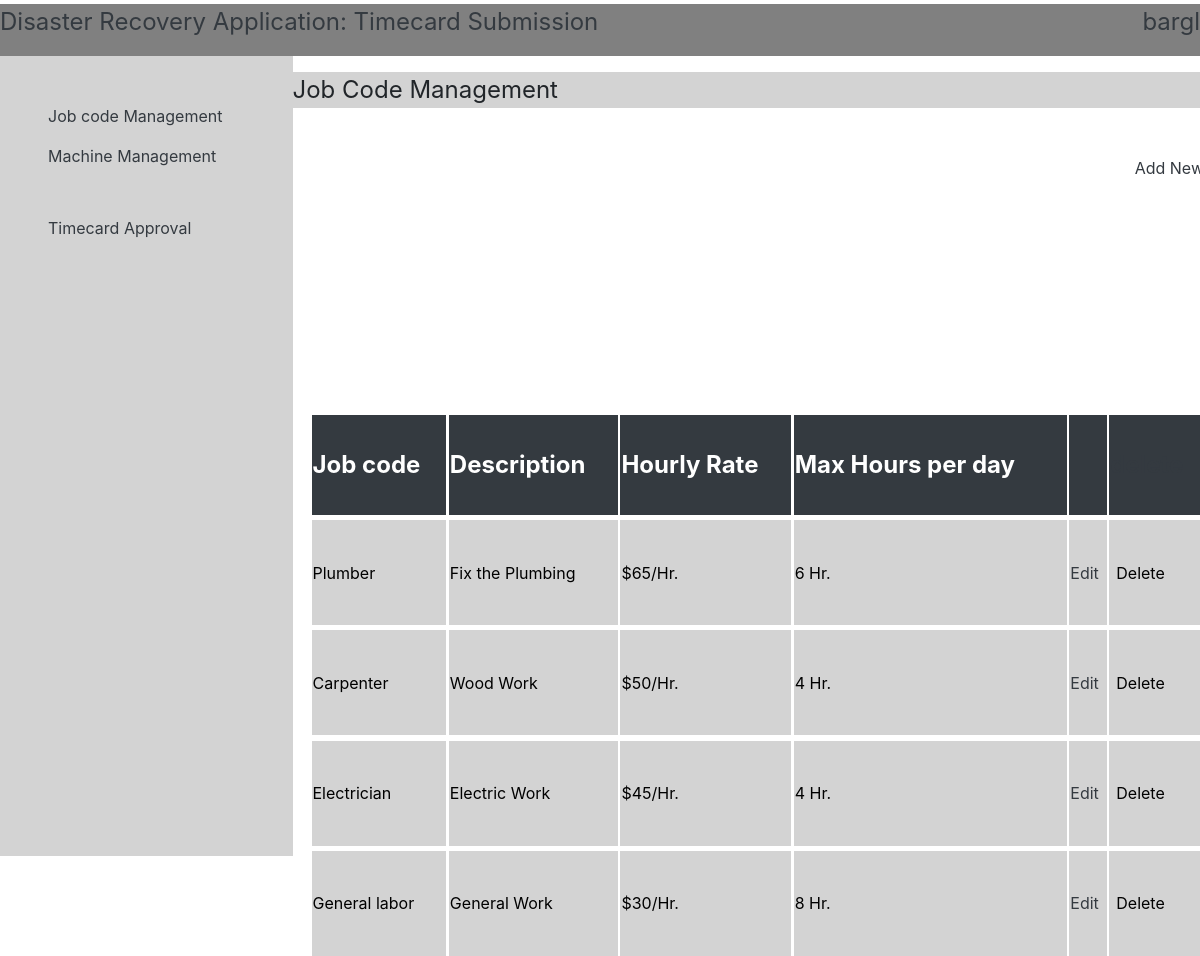
The page /timeclock/jobcode/ (signed in) on the database as committed earlier.
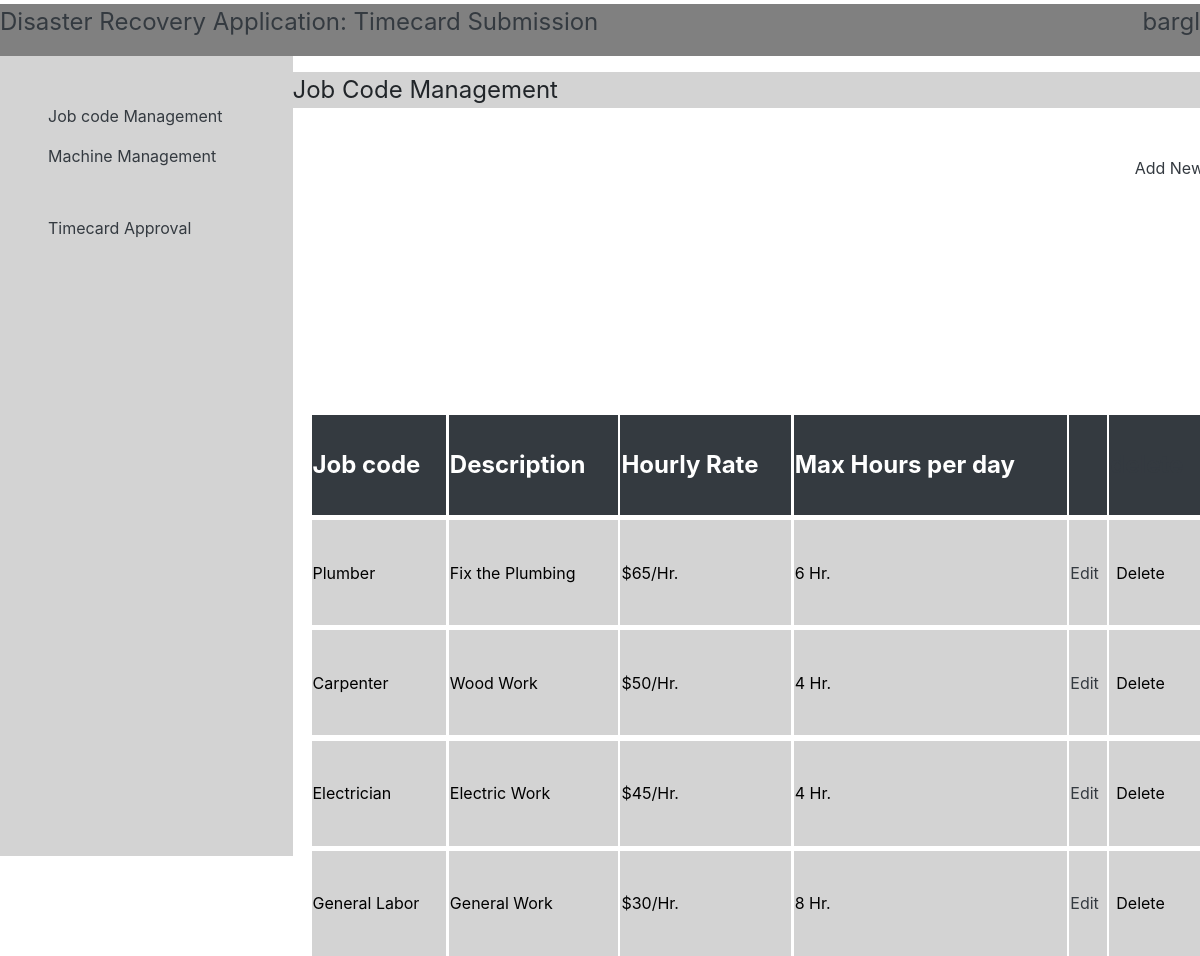
The same page on the database as committed later.
### TimeClock/models.py (models this page shows, shortened)
class JobCode(models.Model):
    jobCode = models.TextField()
    description = models.TextField()
    hourlyRate = models.IntegerField()
    maxHoursPerDay = models.IntegerField()

### TimeClock/views.py (the view)
# urls.py: path('jobcode/',JobCodeView.as_view(),name='Jobcode'),
class JobCodeView(ListView):
    model = JobCode
    template_name = 'job_code.html'
    def get_context_data(self, **kwargs):
        context= super().get_context_data(**kwargs)
        context['now'] = timezone.now()
        return context

### TimeClock/templates/job_code.html (shortened to what this page needs)
{% extends 'index.html' %}
{% block title %}{% if user.username %}Job Code Management{% else %} Please Login {% endif %}{% endblock %}
{% block content %}
{% if perms.auth.Admin %}
<a class='text-dark' href='/timeclock/add/jobcode/' style='width:100%;padding-top:-10px;text-align:right;'>Add New</a>
<table style='width:100%;margin-top:-100px;'>
    <tr class='bg-dark text-white' style='font-size:x-large'>
        <th>Job code</th>
        <th class='bg-white'></th>
        <th>Description</th>
        <th class='bg-white'></th>
        <th>Hourly Rate</th>
        <th class='bg-white'></th>
        <th>Max Hours per day</th>
        <th class='bg-white'></th>
        <th class='text-dark'></th>
        <th class='bg-white'></th>
        <th class='text-dark'>delete</th>
    </tr>
    {% for JobCode in object_list %}
    <tr><td class='bg-white'></td></tr>
    <tr style='color:black;background:lightgray'>
        <td class='py-2'>{{JobCode.jobCode}}</td>
        <td class='bg-white'></td>
        <td>{{JobCode.description}}</td>
        <td class='bg-white'></td>
        <td>${{JobCode.hourlyRate}}/Hr.</td>
        <td class='bg-white'></td>
        <td>{{JobCode.maxHoursPerDay}} Hr.</td>
        <td class='bg-white'></td>
        <td><a class='text-dark' href='/timeclock/edit/jobcode/{{JobCode.id}}'>Edit</a></td>
        <td class='bg-white'></td>
        <td><form method="POST" action="{% url 'TimeClock:jobCodeDelete' JobCode.id %}">{% csrf_token %}<input style='background:none;border:0;' onclick="return confirm('Did you mean to delete {{JobCode.jobCode}}?')" type="submit" value="Delete"/></form></td>
    </tr>
    {% endfor %}
</table>
{% endif %}
{% endblock %}

Rows that differ between the two databases and show on the page:
removed JobCode: jobCode "General labor", description "General Work", hourlyRate "30", maxHoursPerDay "8"
added JobCode: jobCode "General Labor", description "General Work", hourlyRate "30", maxHoursPerDay "8"
